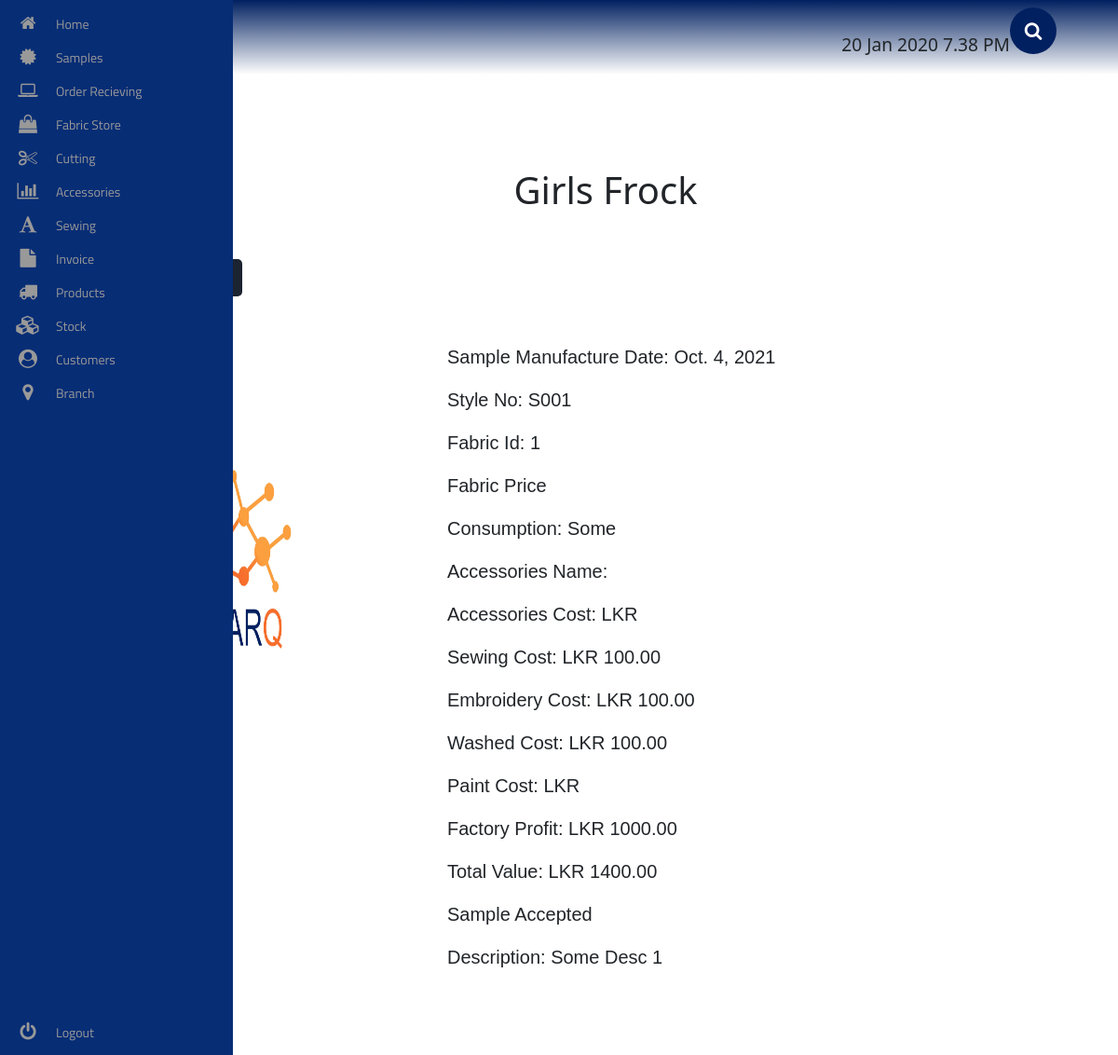
/sample/girls-frock/1/, run on the app's committed database.
### sample/models.py (models this page shows, shortened)
class GirlsFrock(models.Model):
    img = models.ImageField(upload_to='products/girls/girls-frock/img/')
    sample_manufactured_date = models.DateField()
    style_no = models.CharField(max_length=1000)
    fabric = models.ForeignKey(OrderOut, on_delete=models.SET_NULL, null=True, blank=True)
    consumption = models.CharField(max_length=1000)
    accessories = models.ForeignKey(AccSentOut, on_delete=models.SET_NULL, null=True, blank=True)
    sewing_cost = models.DecimalField(decimal_places=2, max_digits=100000)
    embroidery_cost = models.DecimalField(decimal_places=2, max_digits=100000)
    washed_cost = models.DecimalField(decimal_places=2, max_digits=100000)
    paint_cost = models.DecimalField(decimal_places=2, max_digits=100000)
    factory_profit = models.DecimalField(decimal_places=2, max_digits=100000)
    total_value = models.DecimalField(decimal_places=2, max_digits=100000)
    accepted = models.BooleanField(default=True)
    description = models.CharField(max_length=1000)

### sample/views.py (the view)
# urls.py: path('girls-frock/<int:id>/', girls_frock_view, name="girls_frock_view"),
def girls_frock_view(request, id):
    template = 'girls/frock/girls_frock.html'
    try:
        obj = GirlsFrock.objects.get(id=id)
    except GirlsFrock.DoesNotExist:
        raise Http404
    if request.method == 'POST':
        form = GirlsFrockForm(data=request.POST, instance=obj)
        if form.is_valid():
            form.save()
    else:
        form = GirlsFrockForm(instance=obj)
    context = {
        'object': obj,
        'form': form,
    }
    return render(request, template, context)

### sample/templates/girls/frock/girls_frock.html (shortened to what this page needs)
<!DOCTYPE html>
<html lang="en">
{% extends 'base.html' %}
{% load static %}
{% load crispy_forms_tags %}
    {% block extra_css %}
        <link rel="stylesheet" href="{% static 'sample/css/girls/frock/girls_frock.css' %}">
    {% endblock %}
    {% block content %}
        <div class="girls__frock__container">
            <h1> Girls Frock </h1>
            <div class="girls__frock__btn">
                <button>
                    <a href="{% url 'sample:girls_frock_print_view' object.id %}" target="_blank"> Print  </a>
                </button>
                <button onclick="FormDisplay()" id="edit-btn"> Edit </button>
            </div>
            <div class="girls__frock__wrapper">
                <img src="{{ object.img.url }}" alt="img" class="girls__frock__img">
                <div class="girls__frock__details">
                    <p> Sample Manufacture Date: {{ object.sample_manufactured_date }} </p>
                    <p> Style No: {{ object.style_no }} </p>
                    <p> Fabric Id: {{ object.fabric_id }} </p>
                    <p> Fabric Price {{ object.fabric_price }} </p>
                    <p> Consumption: {{ object.consumption }} </p>
                    <p> Accessories Name: {{ object.acc_name }} </p>
                    <p> Accessories Cost: LKR {{ object.acc_cost }} </p>
                    <p> Sewing Cost: LKR {{ object.sewing_cost }} </p>
                    <p> Embroidery Cost: LKR {{ object.embroidery_cost}} </p>
                    <p> Washed Cost: LKR {{ object.washed_cost }} </p>
                    <p> Paint Cost: LKR {{ object.pain_cost}} </p>
                    <p> Factory Profit: LKR {{ object.factory_profit }} </p>
                    <p> Total Value: LKR {{ object.total_value }} </p>
                    <p> {% if object.accepted == True %}
                        Sample Accepted
                        {% else %}
                        Sample Rejected
                        {% endif %}
                    </p>
                    <p> Description: {{ object.description }} </p>
                </div>
            </div>
        </div>
    {% endblock %}

### sample/static/sample/css/girls/frock/girls_frock.css (style rules this page uses)
.girls__frock__container { margin: 100px 0 50px 100px; display: flex; flex-direction: column; justify-content: center; }
.girls__frock__container h1 { text-align: center; margin-bottom: 50px; }
.girls__frock__wrapper { display: flex; float: left; }
.girls__frock__img { width: 30%; height: 450px; }
.girls__frock__details { margin-left: 50px; width: 70%; }
.girls__frock__details p { font-size: 20px; font-family: Helvetica; }
.girls__frock__btn { display: flex; float: right; margin-bottom: 50px; }
.girls__frock__btn button { outline: none; border: none; height: 40px; width: 60px; background: #1C2331; border-radius: 5px; color: #fff; margin-left: 20px; }
.girls__frock__btn a { text-decoration: none; color: #fff; }

### data on the page
GirlsFrock: img (picture), sample_manufactured_date "Oct. 4, 2021", style_no "S001", fabric_id "1", consumption "Some", sewing_cost "100.00", embroidery_cost "100.00", washed_cost "100.00", factory_profit "1000.00", total_value "1400.00", description "Some Desc 1"
